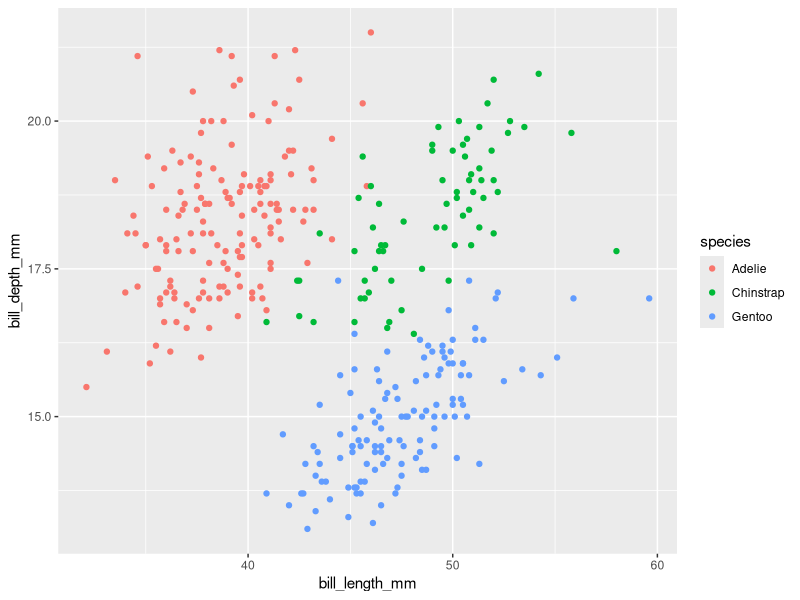
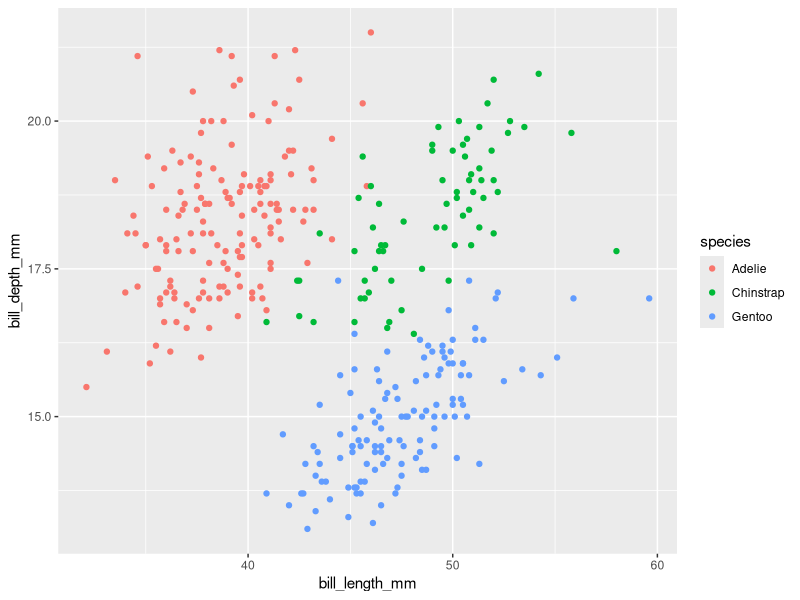

Write R code to recreate these figures, in order.
10 + 20
5^4
2 + 2 == 4
8 * 8
15 >= 50
10 +
5^3-5/2
(5^3-5)/2
32^1/2
32^(1/2)
a <- 3+2
a + 10
round(x = 2.578394975, digits = 2)
help(round)
number_of_digits <- 3

my_number <- 2.4326782647

rounded_number <- round(x  = my_number, 
                        digits = number_of_digits)
library(ggplot2)
library(palmerpenguins)
install.packages("palmerpenguins")
library(palmerpenguins)

ggplot(data = penguins,aes(x = bill_length_mm, y = bill_depth_mm)) + geom_point(aes(colour=species)) 

ggplot(data = penguins, # calls ggplot function, data is penguins
       aes(x = bill_length_mm, # sets x axis as bill length
           y = bill_depth_mm)) + # sets y axis value as bill depth
  geom_point(aes(colour=species)) # plot points coloured by penguin species